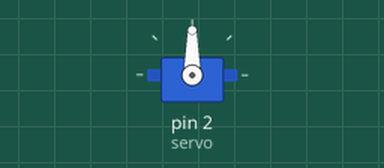
Recording of a sketch running on a simulated Arduino Uno, built with avr-gcc and run on an emulated ATmega328P. Parts: servo.

Above: at 0.05 s.
Timing chart, 0 to 4.6 s (numbered marks = the images above):
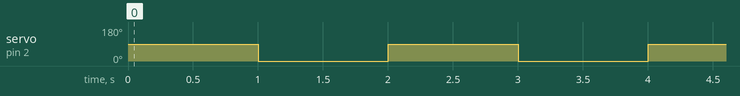

Measured:
- by itself, servo on pin 2 (servo): alternates 90° for 1.0 s and 0° for 1.0 s

The sketch:

sketch_servo-d4.ino
```cpp
#include <Servo.h>
Servo servo;
//int servo_pin = 2;
int pos = 0;

void setup() {
  // put your setup code here, to run once:
  servo.attach(2);
}

void loop() {
  // put your main code here, to run repeatedly:
  servo.write(90);

  delay(1000);

  servo.write(0);

  delay(1000);
}
```
